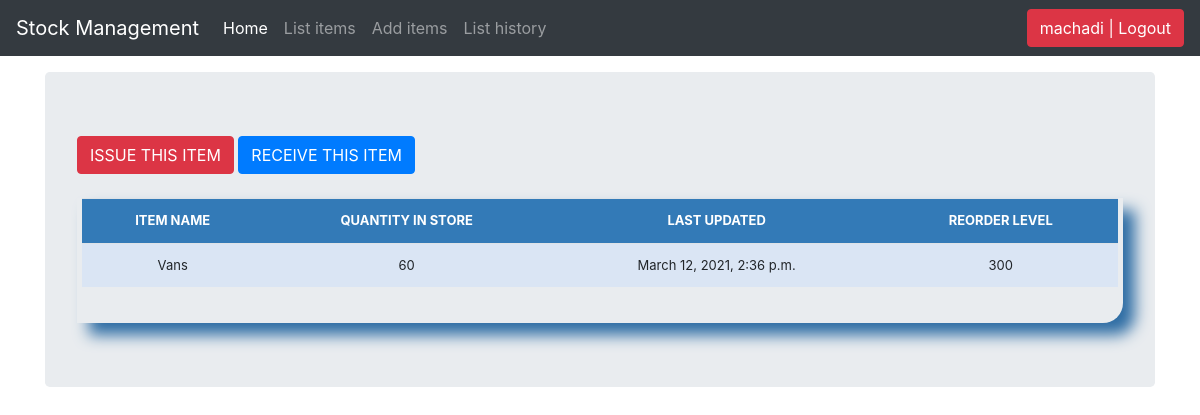
The app's page /stock_detail/4/ (signed in) with its own data.
### store/models.py (models this page shows, shortened)
class Stock(models.Model):
    category = models.ForeignKey(Category, on_delete=models.CASCADE, blank=True, null=True)
    item_name = models.CharField(max_length=50, blank=True, null=True)
    quantity = models.IntegerField(default='0', blank=True, null=True)
    receive_quantity = models.IntegerField(default='0', blank=True, null=True)
    receive_by = models.CharField(max_length=50, blank=True, null=True)
    issue_quantity = models.IntegerField(default='0', blank=True, null=True)
    issue_by = models.CharField(max_length=50, blank=True, null=True)
    issue_to = models.CharField(max_length=50, blank=True, null=True)
    phone_number = models.CharField(max_length=9, blank=True, null=True)
    created_by = models.CharField(max_length=50, blank=True, null=True)
    reorder_level = models.IntegerField(default='0', blank=True, null=True)
    date_created = models.DateTimeField(auto_now_add = True, auto_now=False)
    last_updated = models.DateTimeField(auto_now_add=False, auto_now=True)

### store/views.py (the view)
# urls.py: path('stock_detail/<str:pk>/', views.stock_detail, name='stock_detail'),
@login_required
def stock_detail(request, pk):
    queryset = Stock.objects.get(id=pk)
    context = {
        "queryset" : queryset,
    }
    return render(request, "store/stock_detail.html", context)

### store/templates/store/stock_detail.html (shortened to what this page needs)
{% load static %}
{% load crispy_forms_tags %}
<!DOCTYPE html>
<html lang="en">
<head>
    <link rel="stylesheet" href="{% static 'css/stylesheet.css' %}">
    <link rel="stylesheet" href="{% static 'css/bootstrap.min.css' %}">
    <link rel="stylesheet" href="{% static 'css/navbar-top-fixed.css' %}">
</head>
<body>
    {% include 'store/navbar.html' %}
    <main role="main" class="container">
        <div class="jumbotron">
            <a href="{% url 'store:issue_items' queryset.id %}"><div class="btn btn-danger">ISSUE THIS ITEM</div></a>
            <a href="{% url 'store:receive_items' queryset.id %}"><div class="btn btn-primary">RECEIVE THIS ITEM</div></a>
            <br><br>
            <div class="display_table">
                <table class="table">
                    <tr>
                        <th>ITEM NAME</th>
                        <th>QUANTITY IN STORE</th>
                        <th>LAST UPDATED</th>
                        <th>REORDER LEVEL</th>
                    </tr>
                    <tr>
                        <td>{{queryset.item_name}}</td>
                        <td>{{queryset.quantity}}</td>
                        <td>{{queryset.last_updated}}</td>
                        <td>{{queryset.reorder_level}}</td>
                    </tr>
                </table>
            </div>
        </div>
    </main>
</body>
</html>

### store/templates/store/navbar.html (shortened to what this page needs)
<nav class="navbar navbar-expand-md navbar-dark fixed-top bg-dark">
    <a href="/" class="navbar-brand">Stock Management</a>
    <div class="collapse navbar-collapse" id="navbarCollapse">
        <ul class="navbar-nav mr-auto">
            <li class="nav-item active">
                <a href="/" class="nav-link">Home <span class="sr-only">(current)</span></a>
            </li>
            {% if request.user.is_authenticated %}
            <li class="nav-item">
                <a href="/list_items" class="nav-link">List items</a>
            </li>
            <li class="nav-item">
                <a href="/add_items" class="nav-link">Add items</a>
            </li>
            <li class="nav-item">
                <a href="/list_history" class="nav-link">List history</a>
            </li>
            {% endif %}
        </ul>
        <ul class="navbar-nav">
            {% if request.user.is_authenticated %}
            <li><a href="/accounts/logout"><button class="btn btn-danger">{{ user }} | Logout</button></a></li>
            {% else %}
            <li><a href="/accounts/login">Login</a></li>
            {% endif %}
        </ul>
    </div>
</nav>

### store/static/css/stylesheet.css (style rules this page uses)
body { background-color: #34eb6b; }
.table { font-size:13px; text-align: center; width:95%; margin:auto; }
.table tr:nth-child(odd) { background-color: #B8CAE4; }
.table tr:nth-child(even) { background-color: #dae5f4; }
th { background-color: #337ab7; color: white; }
.display_table { border-bottom-right-radius: 20px; padding-left: 5px; padding-right: 5px; padding-bottom: 20px; box-shadow: 12px 12px 15px #2e6da4; }

### store/static/css/navbar-top-fixed.css (style rules this page uses)
body { min-height: 75rem; padding-top: 4.5rem; }

### records on screen
Stock: item_name "Vans", quantity "60", last_updated "March 12, 2021, 2:36 p.m.", reorder_level "300"

### other values on screen
{{ user }} "machadi"
